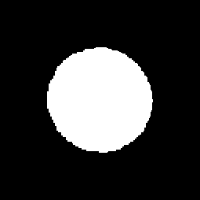
#> input picture Chapter 07. Object Recognition/images/circles/0.png, 200 x 200 px
$ jupyter execute --allow-errors '7.1 Discriminant functions.ipynb'
#> lines starting #> are read from the running program, lines starting #| are printed output that depends on the picture; after the words box and inside, x2 and y2 are one past the last pixel; in counts of white or black regions, pixels touching at a corner belong together
# 7.1 Discriminant functions

In the previous chapter, we explored how to extract a feature vector $\textbf{x} = [x_1, x_2, \ldots, x_n]$ to describe an image object or *region*. In this chapter, our goal is **to classify the object as belonging to one of $M$ object classes or categories**, according to said feature vector $\textbf{x}$. In other words, we pursuit the design of a mapping between features and categories $ \textbf{x}^n \rightarrow C$ where $C \in \{C_1,\dots, C_{M}\}$ (see Fig 1.). $\\[15pt]$

<center>
<div>
    <div style="display:inline-block; width:50%;">
        $\\[3pt]$
    </div>
    <div style="display:inline-block; width:40%;vertical-align:top;margin-left:10px;">
        Scenario: A computer vision system in charge of classifying the objects within kitchens. The considered categories are: $C_1=\text{fridge}$, $C_2=\text{bowl}$, $C_3=\text{microwave}$, $C_4=\text{oven}$, $C_5=\text{toaster}$, $C_6=\text{spoon}$.
        <br /><br />
        Results of object classification: <br /><br />
        $$
        \begin{array}
        _x^1 = [x^1_1, x^1_2, \ldots, x^1_n] \rightarrow C^1 = C_4 \\
        x^2 = [x^2_1, x^2_2, \ldots, x^2_n] \rightarrow C^2 = C_1 \\
        x^3 = [x^3_1, x^3_2, \ldots, x^3_n] \rightarrow C^3 = C_3 \\
        x^4 = [x^4_1, x^4_2, \ldots, x^4_n] \rightarrow C^4 = C_5 \\
        \end{array}
        $$
    </div>
</div>
    <figcaption>Fig 1. Example of object classification within the COCO dataset.</figcaption>
</center>$\\[1pt]$

For that, the space defined by the features in $\textbf{x}$, also referred as **feature space**, is divided into prediction regions. The image below shows an example of those regions in a scenario with categories $C=\{C_1,C_2,C_3\}$, so $M=3$, and features $\textbf{x}=[x_1,x_2]$:
$\\[10pt]$

<center>

    <figcaption>Fig 2. Example of a feature space with three regions.</figcaption>
</center>$\\[3pt]$

Two main steps are needed in order to build an object recognition system and work with it:

- A **training (design) phase**, where sample vectors of known objects are used to learn the classifier (supervised learning).
- A **prediction (online) phase**, where the image objects are classified as belonging to one of the classes based on the learned prediction models.

Such prediction models come in two flavors:

- **Statistical classifiers:**
  - It is assumed that the feature vectors $\textbf{x}$ of the classes $C$ follow a **statistical distribution**.
  - The parameters of such distribution need to be **learned from known objects**.
  - Examples: Naïve Bayessian Classifier, Logistic Regression, Conditional Random Fields.
- **Non-statistical classifiers:**
  - No assumption is made on the statistical distribution of the feature vector.
  - The coefficient of deterministic discriminant functions are learned.
  - Examples: Support Vector Machine, Perceptron, AdaBoost, Neural Networks, Genetic algorithms.

This notebook focuses on non-statistical classifiers. Concretely it covers:

- Linear discriminant functions (<a href="#711">section 7.1.1</a>).
- The concept of separability (<a href="#712">section 7.1.2</a>).
- Generalized discriminant functions (<a href="#713">section 7.1.3</a>).

All these methos are under the Machine Learning (ML) umbrela. If you want to give a try to Deep Learning (DL) ones, you can do it in notebook *7.4 Deep Learning methods for object detection*!

## Problem context - Traffic sign recognition

Before self-driving vehicles can truly operate autonomously, they would need to identify traffic signs like "speed limit", "school ahead" or "turn ahead". This problem is called **Traffic Sign Recognition (TSR)** and is faced by companies like Tesla or Google (Waymo), and now by *AliquindoiCars*, a startup located in the Andalusia Technology Park in Málaga.

TSR is part of the features collectively called *Advanced Driver Assistance Systems (ADAS)*. It uses image processing techniques to detect the traffic signs. The detection methods used can be generally divided into color based, shape based, or those using low level features. $\\[3pt]$

$\\[3pt]$

Given your growing experience in computer vision, *AliquindoiCars* contacted you asking for a TSR technique to be integrated into a self-driving car.

[cell 1]
import numpy as np
import cv2
import matplotlib.pyplot as plt
import matplotlib
matplotlib.rcParams['figure.figsize'] = (8.0, 8.0)

images_path = './images/'

### The data

Since most traffic signs in Spain (and in the rest of the world) have a rectangular, circular or triangular shape, they provided you 3 folders containing 20 images each;

- `./images/circles/{0-19}.png`
- `./images/squares/{0-19}.png`
- `./images/triangles/{0-19}.png`

These folders contain segmented and binarized images of traffic signs captured by a camera in a car. **Our task is to design a recognition system able to distinguish each type of shape**.

Let's take a look at some of these images:

[cell 2]
# Load images
img_circle = cv2.imread(images_path + "circles/0.png", 0)
#> img_circle is the input picture: shape (200, 200); min 0, max 255, mean 54.9
img_square = cv2.imread(images_path + "squares/0.png", 0)
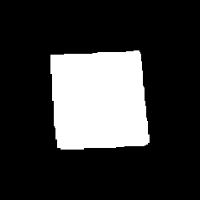
#> input picture Chapter 07. Object Recognition/images/squares/0.png, 200 x 200 px
#> img_square is the input picture: shape (200, 200); min 0, max 255, mean 55.7
img_triangle = cv2.imread(images_path + "triangles/0.png", 0)
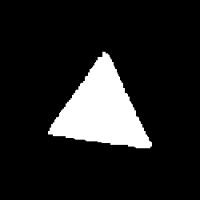
#> input picture Chapter 07. Object Recognition/images/triangles/0.png, 200 x 200 px
#> img_triangle is the input picture: shape (200, 200); min 0, max 255, mean 32.6

# Show them!
plt.subplot(131)
plt.imshow(img_circle,cmap='gray');
plt.title('Circular shape')

plt.subplot(132)
plt.imshow(img_square,cmap='gray');
plt.title('Rectangular shape')

plt.subplot(133)
plt.imshow(img_triangle,cmap='gray');
plt.title('Triangular shape');
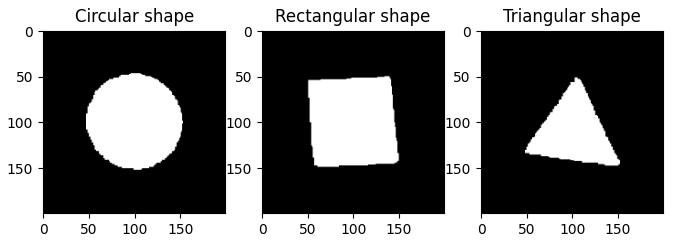
#> figure drawn by matplotlib, 3 panels

### Computing feature vectors

Prior to describe the methods that will be used to perform recognition, let's build the feature vectors they are going to use. For this, and given your experience, you are going to use the Hu Moments, a 7-size feature vector that looks like $\textbf{x} = [v_1, v_2, v_3, v_4, v_5, v_6, v_7]$.

### **<span style="color:green"><b><i>ASSIGNMENT 1: Computing the features</i></b></span>**

**Your first task is** to obtain a $20x7$ matrix for each type of shape, where rows index images and columns Hu moments. In this way, the $5^{th}$ row in the matrix characterizing rectangular signs would contain the Hu moments computed from the $5^{th}$ image with that shape.

In order to get a first-hand impression of how these features are distributed in the feature space for the different shapes, plot the results using [`plt.scatter()`](https://matplotlib.org/3.2.1/api/_as_gen/matplotlib.pyplot.scatter.html) (show only the firsts 2 Hu moments).

[cell 3]
# Assignment 1
def image_moments(region):
    """ Compute moments of the external contour in a binary image.

        Args:
            region: Binary image

        Returns:
            moments: dictionary containing all moments of the region
    """

    # Get external contour
    contours,_ = cv2.findContours(region,cv2.RETR_EXTERNAL ,cv2.CHAIN_APPROX_NONE)
#> contours = 1 contour; box (x1, y1, x2, y2) and area: (47, 47, 153, 153) 8620
    cnt = contours[0]
#> cnt = contour of 335 points, box (x1, y1, x2, y2) (47, 47, 153, 153), area 8620

    # Compute moments
    moments = cv2.moments(cnt)
#> moments = moments, m00 8619.5, centre m10/m00, m01/m00 = (99.47, 99.41)

    return moments

[cell 4]
# Compute Hu moments for circle shape
hu_circles = np.zeros((20, 7))

#> (the rest of this cell did not finish here and is left out)

### Interlude

**You must save the computed Hu moments of the segmented data**, since we are going to need them in the next notebook. For saving numPy matrices, you can use [`np.save()`](https://docs.scipy.org/doc/numpy/reference/generated/numpy.save.html) (data is saved at `./data/` by default).

[cell 5]
np.save("./data/hu_circles.npy",hu_circles)
#> (the rest of this cell did not finish here and is left out)

## 7.1.1 Linear discriminant functions <a id="711"></a>

Taking a look at the scatter plot resultant from the previous assignment, we can see how the three types of signs could be segmented using 2 lines. For example: $\\[10pt]$

<center>
    $\\[3pt]$
    <figcaption>Fig 3. First two moments of the binarized traffic signs and a possible division into regions.</figcaption>
</center>

And that's what **linear discriminant functions** do!

Let's start by describing how such lines could be represented. As we know, a way to define a 2D line is:

$\hspace{2cm} 0 = Ax + By + C\\[3pt]$
Using another notation:$\\[5pt]$
$\hspace{2cm}0 = w_1x_1 + w_2x_2 + w_3$$\\[3pt]$

Note that we can generalize this 2D line to any dimension hyperplane:$\\[5pt]$
$\hspace{2cm}0 = w_1x_1 + w_2x_2 + \ldots + w_nx_n + w_{n+1}1\ =\ \sum_{i=1}^{n+1}w_ix_i$$ \ =\ w^T\cdot x\\[1pt]$
In this way, we can divide the feature space for any dimension (e.g. n = 7 for Hu moments).

### Working with two classes

If we are considering just two classes $C=\{C_1,C_2\}$ (*e.g.* an object in a kitchen could be a spoon or a fork), we can define a linear discriminant function as:

$\hspace{2cm} d(\mathbf{x}) = \mathbf{w}^T \cdot \mathbf{x} \ \ \ \ \ \text{(dot product of both vectors)}$

Formally, the vector $w$ is called **weight vector** and we will see a way to compute it automatically from a set of data called **training data**.

In this way, when we have a new object characterized by $\mathbf{x'}$ to classify, $d(\mathbf{x'})$ is computed and:
- If $d(\mathbf{x'})\ge 0$ the new object is assigned $C_1$, and
- if $d(\mathbf{x'})\lt 0$ the object is assigned to $C_2$.

We say that the linear discriminant function $d(\mathbf{x'})$ works as a **decision boundary** between both classes. The following figure illustrates this (blue dots represent characterized objects belonging to $C_1$, while red ones those belonging to $C_2$). $\\[6pt]$

<center>

    <figcaption>Fig 3. A decision boundary defined by a decision function that divides the feature space into two regions.</figcaption>
</center>

### **<span style="color:green"><b><i>ASSIGNMENT 2: Classifying samples</i></b></span>**

Let's play a bit with a toy example of a linear discriminant function. Consider that the learned weights during the training phase of the classifier are $\mathbf{w} = [1,0,-3]$, so the linear discriminant function looks like $d(\mathbf{x}) = 1x_1 + 0x_2 -3$.

**Your task is to:**

- classify some 2D data using the previous discriminant function (for that, use a combination of [`np.dot()`](https://numpy.org/doc/stable/reference/generated/numpy.dot.html) and [`np.sign()`](https://numpy.org/doc/stable/reference/generated/numpy.sign.html)),  and
- plot them with different colors depending on their assigned class using [`plt.scatter()`](https://matplotlib.org/3.2.1/api/_as_gen/matplotlib.pyplot.scatter.html) and its `c` argument.

*Tip: [how to color a data point using its class](https://stackoverflow.com/questions/43579626/pandas-plot-with-positive-values-one-color-and-negative-values-another)*.

[cell 6]
# Define weight vector
w = np.array([[1], [0], [-3]])

# Define data matrix
data = np.array([[2, 2, 1], [1, 2, 1], [2, 1, 1], [5, 4, 1], [4, 5, 1], [4, 4, 1]])

# Compute class for each data
classification = np.dot(data, w)
class_ = np.sign(classification)

# Plot classified data
plt.scatter(data[:, 0], data[:, 1], c=class_.flatten(), cmap="bwr")

# Plot discriminant line
x = np.linspace(3, 3, 1000)
y = np.linspace(0, 5, 1000)
plt.plot(x, y)
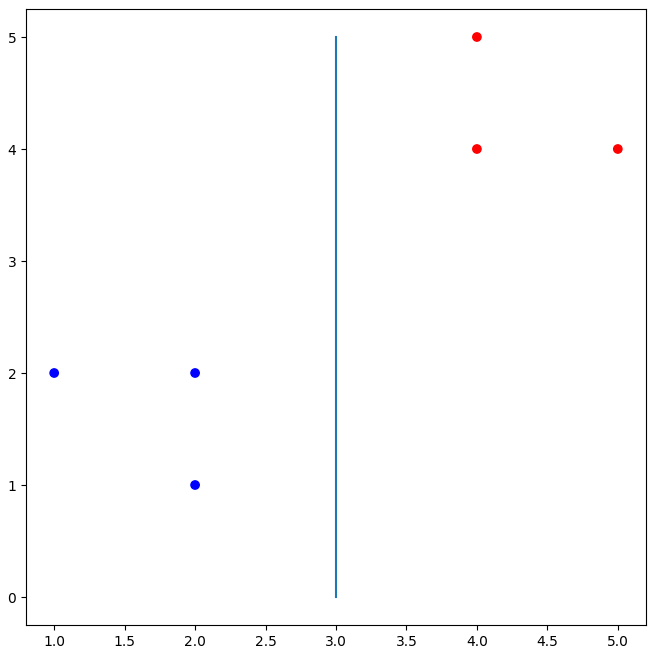
#> figure drawn by matplotlib, 1 panel

### Scenarios with N-classes

The previous idea can be generalized to an arbitrary number of classes, defining in that case hyper-planes in a n-dimensional space:

$\hspace{2cm}d_i(\mathbf{x}) = w^i_1x_1 + w^i_2x_2 + \ldots + w^i_nx_n + w^i_{n+1}\ =\ \mathbf{w^i}^T\cdot \mathbf{x}\\[1pt]$

In this case, the object is assigned to the category which discriminant function returns the highest value. That is:

$\\[3pt]$

When more than 2 classes are considered, **the discriminant functions are no longer the decision boundaries between classes**. However, the decision boundary between classes $C_i$ and $C_j$ can be computed as:

$\hspace{2cm}d_{ij}(\mathbf{x}) = d_i(\mathbf{x})-d_j(\mathbf{x})=(\mathbf{w}_i^T-\mathbf{w}_j^T) \cdot \mathbf{x} = \mathbf{w}_{ij}^T \cdot \mathbf{x}$

The following image shows an example with 3 classes (notice that it also exists a decision boundary between classes 1 and 3, $d_{13}(\mathbf{x})$, but it has been omitted for clarity).$\\[10pt]$

<center>

<figcaption>Fig 4. Decision boundaries between 3 categories.</figcaption>
</center>

## 7.1.2 Separability <a id="712"></a>

An important concept regarding object recognition is such of **separability**. In this way, two sets of points defining two classes may be separable or not in a given dimension (e.g. $x_1$, $x_2$, etc.).

Two sets are **linearly separable** if it exists at least one line in the plane that leaves all the points belonging to one class on one side of the line and all those belonging to the second class on the other side. This idea immediately generalizes to higher-dimensional Euclidean spaces if the line is replaced by a hyperplane.

Some illustrative examples of this:

$\\[3pt]$

- As you can see, those classes are separable. Also, if only dimension $x_1$ is used, we can separate the classes as well. This is not recomended because there isn't a clear separation using only $x_1$, and $x_2$ is also **discriminative**, that is, it also provides valuable information for separating both classes.

$\\[3pt]$

- In this example the classes are not separable as they overlap in both dimensions. Additionally, we can see that $x_1$ is not discriminative as it doesn't provide any information for separating those classes. The addition of a third dimension/feature could fix this!

$\\[3pt]$

- This is an example of a non-linear separable problem. The classes can't be separated using a line, but a **generalized discriminant function** could do it. We will see this later in this notebook.

### Back to sign shape recognition

Back to our traffic sign shape recognition problem, **we are trying to separate** the usual shapes of traffic signs using the Hu moments. As a first approximation to this problem, we plotted the first and second Hu moments ($x_1$ and $x_2$) in order to analyze them. You should have obtained something like this:

<center>
     $\\[3pt]$
    <figcaption>Fig 5. Result of plotting the two first Hu moments computed from the images in our train data.</figcaption>
</center>

### <font color="blue"><b><i>Thinking about it (1)</i></b></font>

**Now you are in a good position to answer these questions:**

- Is this problem linearly separable?

    <p style="margin: 4px 0px 6px 5px; color:blue"><i>Yes, we could use 2 lines to divide the classes.</i></p>

- Are the classes separable using only the first Hu moment ($x_1$)?

    <p style="margin: 4px 0px 6px 5px; color:blue"><i>Yes, vertical lines could suffice, although it wouldn't be ideal.</i></p>

- Are the classes separable using only the second Hu moment ($x_2$)?

    <p style="margin: 4px 0px 6px 5px; color:blue"><i>No! We can't separate the data using horizontal lines.</i></p>

- Which dimension is more discriminative?

    <p style="margin: 4px 0px 6px 5px; color:blue"><i>The first Hu moment is the most discriminative.</i></p>

- Would be *AliquindoiCars* guys happy if we propose a solution for shape classification based on linear discriminant functions?

    <p style="margin: 4px 0px 6px 5px; color:blue"><i>It would work, but we can always do better!</i></p>

## 7.1.3 Generalized discriminant function <a id="713"></a>

As we saw in the previous section, some classes are not separable using a linear discriminant function. In those cases, we may need a **linear basis function model**, also called **generalized discriminant function**, which permit us to use non-linear functions to separate classes (notice that, despite of this, the problem may still not be separable).

The idea behind these discriminant functions is to transform the $\textbf{x}$ space into a $\textbf{x' = f(x)}$ space ($dim(x) \lt dim(x')$):$\\[5pt]$

$$d(x) = w_1\ \color{blue}{f_1(x)} + w_2\ \color{blue}{f_2(x)} + \ldots + w_k\ \color{blue}{f_k(x)} + w_{k+1} = \sum_{i=1}^{k+1}w_i\ \underbrace{\color{blue}{f_i(x)}}_{\scriptsize\text{New space}}=\mathbf{w}^T\cdot \mathbf{f}(\mathbf{x})$$

$$d(x) = w_1\ \color{blue}{x_1'} + w_2\ \color{blue}{x_2'} + \ldots + w_k\ \color{blue}{x_k'} + w_{k+1} = \sum_{i=1}^{k+1}w_i\ \color{blue}{x_i'} = w^T \cdot \color{blue}{x'}=d'(\mathbf{x}')$$

Thereby:

$$
\left.\begin{aligned}
        \mathbf{x'} = \mathbf{f}(\mathbf{x}) &= [f_1(\mathbf{x}) \ \ \ f_2(\mathbf{x}) \ \ \ \cdots \ \ \ f_k(\mathbf{x}) \ \ \  1]^T\\
        \mathbf{w} &= [w_1 \ \ \ w_2 \ \ \ \cdots \ \ \ w_k \ \ \ w_{k+1}]^T
       \end{aligned}
 \right\}
 \ \  d(\mathbf{x})= \mathbf{w}^T \cdot \mathbf{x} = \mathbf{w}^T \cdot \mathbf{f}(\mathbf{x})
$$

 being $\mathbf{f}(\mathbf{x})$ the basis functions!

### **<span style="color:green"><b><i>ASSIGNMENT 3: Transforming between spaces</i></b></span>**

Let's practice this transformation between spaces. **What to do?** You have to complete the method `transform_space()`, which transforms a set of 2D points into a new space defined by:

$$x' = [x_1^2, \ x_1x_2, \ x_2^2, \ x_1, \ x_2, \ 1]$$

The input set of points is a matrix with shape $(n\_data,2)$, and the output is another matrix with shape $(n\_data,6)$, being $n\_data$ the number of points in the set.

[cell 7]
# Assignment 3
def transform_space(data_points):
    """Compute moments of the external contour in a binary image.

    Args:
        data_points: Input matrix containing a set of 2D points

    Returns:
        fx: set of points transformed to a quadratic space
    """

    n_data = data_points.shape[0]

    fx = np.zeros((n_data, 6))

    for i in range(n_data):
        x1 = data_points[i, 0]
        x2 = data_points[i, 1]

        fx[i, :] = [x1**2, x1 * x2, x2**2, x1, x2, 1]

    return fx

You can use next code to **test if the results are correct**:

[cell 8]
data = np.array([[2,3],[1,2],[2,7],[2,4],[1,5],[2,4]])

x = transform_space(data)

print(x)

<font color='blue'>**Expected output:**  </font>

     [[ 4.  6.  9.  2.  3.  1.]
     [ 1.  2.  4.  1.  2.  1.]
     [ 4. 14. 49.  2.  7.  1.]
     [ 4.  8. 16.  2.  4.  1.]
     [ 1.  5. 25.  1.  5.  1.]
     [ 4.  8. 16.  2.  4.  1.]]

### **<span style="color:green"><b><i>ASSIGNMENT 4: Classifying in the transformed space</i></b></span>**

Finally, we will see a toy example of a non-linear discriminant function in action. Concretely, we will consider a quadratic function, $d(x)=x_1^2-5x_2$ (so $k=5$), in a two classes problem with $\mathbf{x}=[x_1 \ \ x_2]$. Thereby, the vector of features in the new space is:

$\hspace{2cm}  \mathbf{x'}=[x_1^{'},\dots,x_6^{'}]=[x_1^2 \ \ x_1x_2 \ \ x_2^2 \ \ x_1 \ \ x_2 \ \ 1]^T $ <br />
so:
- $x_1^2=f_1(\mathbf{x})=x_1'$
- $x_1 x_2=f_2(\mathbf{x})=x_2'$
- and so on.

and the vector of weights turns out to be:

$\hspace{2cm} \mathbf{w}=[1,0,0,0,-5,0]$.

As for the new discriminant function we get:

$\hspace{2cm} d(\mathbf{x}) = w_1 \cdot x_1' + w_5 \cdot x_5'$

**Your task is to classify some 2D data** using the previous discriminant function and plot them coloring each point with a color depending on its class. For that, you can rely on the [`np.dot()`](https://numpy.org/doc/stable/reference/generated/numpy.dot.html), [`np.sign()`](https://numpy.org/doc/stable/reference/generated/numpy.sign.html)), and [`plt.scatter()`](https://matplotlib.org/3.2.1/api/_as_gen/matplotlib.pyplot.scatter.html) functions previously used in the second assignment.

*Tip: Remember to transform the data space before applying the dot product.*

Expected results:

<center>
     $\\[3pt]$
    <figcaption>Fig 6. Classification of a number of samples in both, the original space and the transformed one.</figcaption>
</center>

[cell 9]
# Assignment 4

# Define weight vector
w = np.array([[1], [0], [0], [0], [-5], [0]])

# Define data matrix
data = np.array(
    [[2, 0.5], [1.5, 0.25], [3, 1], [1, 1], [1, 0.5], [2, 1], [5, 5.3], [4, 3], [3, 2]]
)

# Trasform from the x space to a f(x) space
transformed_data = transform_space(data)

# Compute class for each data
classification = np.dot(transformed_data, w)
class_ = np.sign(classification)

# Plot classified data
matplotlib.rcParams["figure.figsize"] = (15.0, 15.0)
ax = plt.subplot(121)
ax.set_aspect("equal")
plt.title("Original space")
plt.xlabel("x_1")
plt.ylabel("x_2")
plt.axis([-0.5, 6.5, -0.5, 7.5])
plt.scatter(data[:, 0], data[:, 1], c=class_.flatten(), cmap="bwr")

# Plot discriminant line
x = np.linspace(0, 6, 1000)
y = (w[0] * (x**2) + w[5]) / -w[4]
plt.plot(x, y)

# Or equivalently plotting the data in the transformed space,
# where the descision boundary defined by the discrimiant function defines a line
ax = plt.subplot(122)
ax.set_aspect("equal")
plt.title("Transformed space")
plt.xlabel("x'_1")
plt.ylabel("x'_2")
plt.axis([-1, 26, -10, 15])
plt.scatter(transformed_data[:, 0], transformed_data[:, 4], c=class_.flatten(), cmap="bwr")

# Plot discrimant line
x = np.linspace(0, 27, 1000)
y = (w[0] * (x) + w[5]) / -w[4]
plt.plot(x, y)
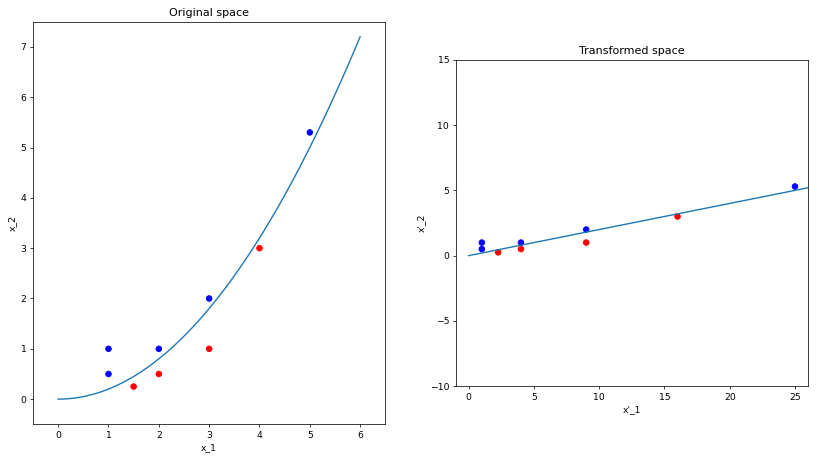
#> figure drawn by matplotlib, 2 panels; panel 1: curve peaks at x = 6, y = 7.2; panel 2: curve peaks at x = 27, y = 5.4
